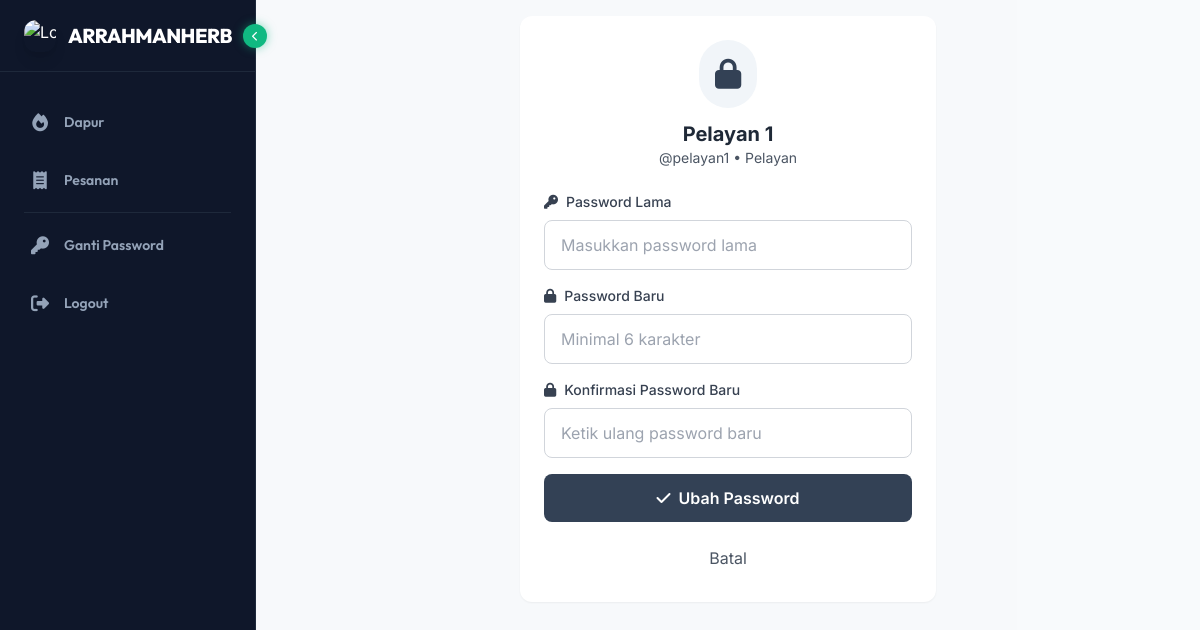
The page /admin/change_password.php (signed in) on the database its author committed.
### tables this page shows
CREATE TABLE `users` (
  `id` int(11) NOT NULL AUTO_INCREMENT,
  `username` varchar(50) NOT NULL,
  `email` varchar(100) NOT NULL,
  `password` varchar(255) NOT NULL,
  `full_name` varchar(100) NOT NULL,
  `role` enum('owner','kasir','dapur','pelayan','customer') NOT NULL DEFAULT 'customer',
  `phone` varchar(20) DEFAULT NULL,
  `is_active` tinyint(1) DEFAULT 1,
  `created_at` timestamp NOT NULL DEFAULT CURRENT_TIMESTAMP,
  `updated_at` timestamp NOT NULL DEFAULT CURRENT_TIMESTAMP ON UPDATE CURRENT_TIMESTAMP,
  PRIMARY KEY (`id`),
  UNIQUE KEY `username` (`username`),
  UNIQUE KEY `email` (`email`),
  KEY `idx_role` (`role`),
  KEY `idx_is_active` (`is_active`)
);

### config/config.php (called while the page is built, shortened)
<?php
function getCurrentUser() {
    $db = getDB();
    $stmt = $db->prepare("SELECT id, username, email, full_name, role, phone FROM users WHERE id = ? AND is_active = 1");
    $stmt->execute([$_SESSION['user_id']]);
    return $stmt->fetch();
}

### admin/change_password.php (the view, shortened to what this page needs)
<?php
require_once '../config/config.php';
$user = getCurrentUser();
include '../includes/header.php';
?>
<main class="p-4 pb-32 sm:pb-24 max-w-md mx-auto">
        <div class="bg-white rounded-xl shadow-sm p-6">
            <div class="text-center mb-6">
                <div class="inline-block bg-slate-100 rounded-full p-4 mb-3">
                    <i class="fas fa-lock text-3xl text-slate-700"></i>
                </div>
                <h2 class="text-xl font-bold text-gray-800"><?= $user['full_name'] ?></h2>
                <p class="text-sm text-gray-600">@<?= $user['username'] ?> • <?= ucfirst($user['role']) ?></p>
            </div>
            <form method="POST" class="space-y-4">
                <div>
                    <label class="block text-sm font-medium text-gray-700 mb-2">
                        <i class="fas fa-key mr-2"></i>Password Lama
                    </label>
                    <input
                        type="password"
                        name="old_password"
                        required
                        class="w-full px-4 py-3 border border-gray-300 rounded-lg focus:ring-2 focus:ring-slate-500 focus:border-transparent"
                        placeholder="Masukkan password lama"
                    >
                </div>
                <div>
                    <label class="block text-sm font-medium text-gray-700 mb-2">
                        <i class="fas fa-lock mr-2"></i>Password Baru
                    </label>
                    <input
                        type="password"
                        name="new_password"
                        required
                        minlength="6"
                        class="w-full px-4 py-3 border border-gray-300 rounded-lg focus:ring-2 focus:ring-slate-500 focus:border-transparent"
                        placeholder="Minimal 6 karakter"
                    >
                </div>
                <div>
                    <label class="block text-sm font-medium text-gray-700 mb-2">
                        <i class="fas fa-lock mr-2"></i>Konfirmasi Password Baru
                    </label>
                    <input
                        type="password"
                        name="confirm_password"
                        required
                        minlength="6"
                        class="w-full px-4 py-3 border border-gray-300 rounded-lg focus:ring-2 focus:ring-slate-500 focus:border-transparent"
                        placeholder="Ketik ulang password baru"
                    >
                </div>
                <button
                    type="submit"
                    class="w-full bg-slate-700 hover:bg-slate-800 text-white font-semibold py-3 px-4 rounded-lg transition"
                >
                    <i class="fas fa-check mr-2"></i>Ubah Password
                </button>
                <a href="index.php" class="block text-center text-gray-600 hover:text-gray-800 py-2">Batal</a>
            </form>
        </div>
    </main>
<?php include '../includes/footer.php'; ?>

### includes/header.php (style rules this page uses)
body { font-family: 'Inter', -apple-system, BlinkMacSystemFont, sans-serif; }

### rows shown on the page
users: full_name "Pelayan 1", username "pelayan1", role "Pelayan"

### other values the page prints
APP_NAME "ARRAHMANHERB"
$item['label'] "Dapur"
$item['label'] "Pesanan"
